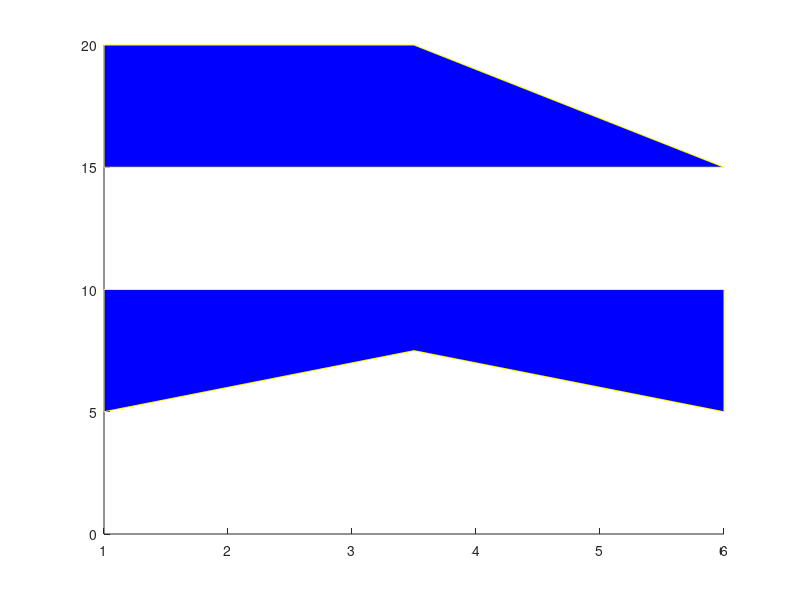

The MATLAB script that drew this image:

clc
delete( findobj( allchild( gcf ) , 'type' , 'patch' ) )
x_p         = [ [ 0  0  5  2.5 nan  nan  ]' [ 0  0 2.5 5  5  0  ]' ] + 1
y_p         = [ [ 20 15 15 20  nan nan  ]' [ 10 5 7.5 5  10 10  ]' ]    
verts       = ( [ x_p( : ) y_p( : ) ] )
faces       = ( [ [ 1 2 3 4 nan  ] ; [ 7 8 9 10 11  ] ] )
% cdata       = repmat( [ 1 -1 1 -1 1 ]' , 1, size( x_p , 2 ) )
% h.p         = patch( x_p , y_p , [ 0 1 ; 1 0 ; 0 0 ; 0 0 ; 0 0 ; 0 0 ] )
h.p         = patch('Faces',faces,'Vertices',verts,'FaceColor','b');
% delete( findobj( allchild( gcf ) , 'type' , 'patch' ) )
% h.p2        = patch( x_p( : , 2 ) , y_p( : , 2 ) , 'blue' )
set( h.p  , 'EdgeColor' , [ 1   1   0   ] )
% set( h.p2 , 'EdgeColor' , [ 0   0   1   ] )
% comet( x_p( : , 1 ) , y_p( : , 1 ) )
